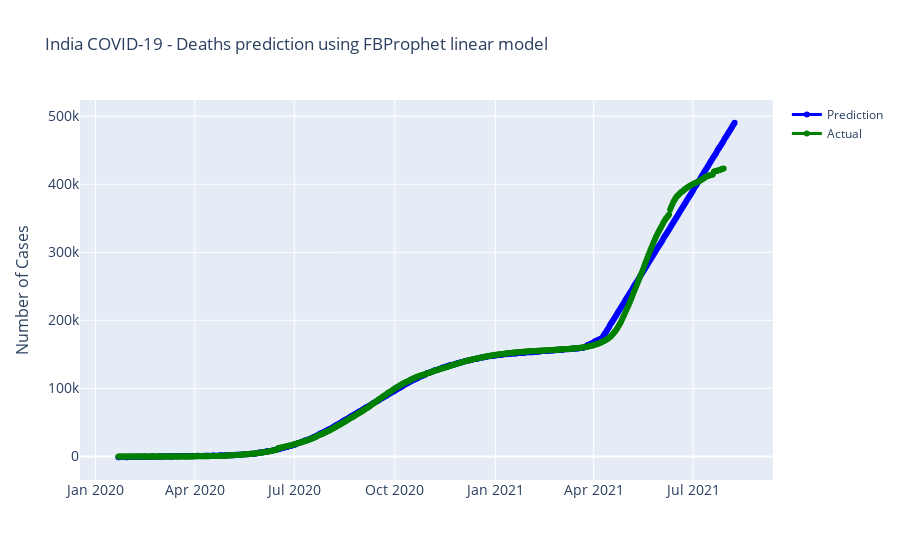

Here is the notebook cell this chart was saved with:
### Code cell
fig = go.Figure()
fig.add_trace(go.Scatter(x=forecast_linear['ds'], 
                         y=forecast_linear['yhat'],
                         mode='lines+markers',
                         name='Prediction',
                         line=dict(color='blue', width=3)
                        ))
fig.add_trace(go.Scatter(x=df['ds'], 
                         y=df['y'],
                         mode='lines+markers',
                         name='Actual',
                         line=dict(color='Green', width=3)
                        ))
fig.update_layout(
    title='India COVID-19 - Deaths prediction using FBProphet linear model',
    xaxis_tickfont_size=14,
    yaxis=dict(
        title='Number of Cases',
        titlefont_size=16,
        tickfont_size=14,
    ))
fig.show()

### Figure 1 — Plotly figure (JSON) as saved in the notebook; plotly's stock layout.template omitted (floating-point values rounded to 4 significant figures; data arrays with more than 128 entries replaced by an {"elided": "..."} marker saying what was removed)
{"data": [{"line": {"color": "blue", "width": 3}, "mode": "lines+markers", "name": "Prediction", "type": "scatter", "x": {"elided": "565 str values"}, "y": {"elided": "565 float values"}}, {"line": {"color": "Green", "width": 3}, "mode": "lines+markers", "name": "Actual", "type": "scatter", "x": {"elided": "555 str values"}, "y": {"elided": "555 int values"}}], "layout": {"title": {"text": "India COVID-19 - Deaths prediction using FBProphet linear model"}, "xaxis": {"tickfont": {"size": 14}}, "yaxis": {"tickfont": {"size": 14}, "title": {"font": {"size": 16}, "text": "Number of Cases"}}}}
